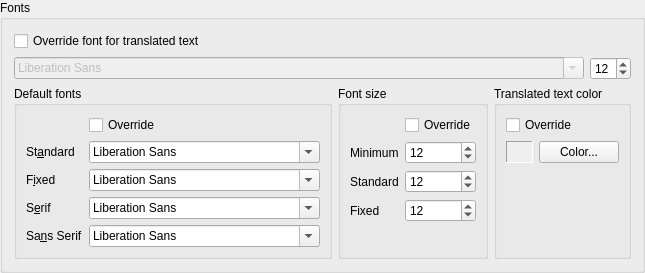
           <widget class="QGroupBox" name="groupBoxFonts">
            <property name="title">
             <string>Fonts</string>
            </property>
            <layout class="QVBoxLayout" name="verticalLayout_33">
             <item>
              <widget class="QCheckBox" name="checkTransFont">
               <property name="text">
                <string>Override font for translated text</string>
               </property>
              </widget>
             </item>
             <item>
              <layout class="QHBoxLayout" name="horizontalLayout_8">
               <item>
                <widget class="QFontComboBox" name="transFont">
                 <property name="enabled">
                  <bool>false</bool>
                 </property>
                 <property name="sizePolicy">
                  <sizepolicy hsizetype="Expanding" vsizetype="Fixed">
                   <horstretch>0</horstretch>
                   <verstretch>0</verstretch>
                  </sizepolicy>
                 </property>
                </widget>
               </item>
               <item>
                <widget class="QSpinBox" name="transFontSize">
                 <property name="minimum">
                  <number>4</number>
                 </property>
                 <property name="value">
                  <number>12</number>
                 </property>
                </widget>
               </item>
              </layout>
             </item>
             <item>
              <layout class="QHBoxLayout" name="horizontalLayout_15">
               <item>
                <widget class="QGroupBox" name="groupBox_3">
                 <property name="title">
                  <string>Default fonts</string>
                 </property>
                 <layout class="QFormLayout" name="formLayout_4">
                  <property name="fieldGrowthPolicy">
                   <enum>QFormLayout::FieldGrowthPolicy::ExpandingFieldsGrow</enum>
                  </property>
                  <item row="0" column="1">
                   <widget class="QCheckBox" name="checkStdFonts">
                    <property name="text">
                     <string>Override</string>
                    </property>
                   </widget>
                  </item>
                  <item row="1" column="0">
                   <widget class="QLabel" name="label_3">
                    <property name="text">
                     <string>St&amp;andard</string>
                    </property>
                    <property name="buddy">
                     <cstring>fontStandard</cstring>
                    </property>
                   </widget>
                  </item>
                  <item row="1" column="1">
                   <widget class="QFontComboBox" name="fontStandard"/>
                  </item>
                  <item row="2" column="0">
                   <widget class="QLabel" name="label_14">
                    <property name="text">
                     <string>F&amp;ixed</string>
                    </property>
                    <property name="buddy">
                     <cstring>fontFixed</cstring>
                    </property>
                   </widget>
                  </item>
                  <item row="2" column="1">
                   <widget class="QFontComboBox" name="fontFixed"/>
                  </item>
                  <item row="3" column="0">
                   <widget class="QLabel" name="label_15">
                    <property name="text">
                     <string>S&amp;erif</string>
                    </property>
                    <property name="buddy">
                     <cstring>fontSerif</cstring>
                    </property>
                   </widget>
                  </item>
                  <item row="3" column="1">
                   <widget class="QFontComboBox" name="fontSerif"/>
                  </item>
                  <item row="4" column="0">
                   <widget class="QLabel" name="label_16">
                    <property name="text">
                     <string>Sa&amp;ns Serif</string>
                    </property>
                    <property name="buddy">
                     <cstring>fontSansSerif</cstring>
                    </property>
                   </widget>
                  </item>
                  <item row="4" column="1">
                   <widget class="QFontComboBox" name="fontSansSerif"/>
                  </item>
                 </layout>
                 <zorder>fontSansSerif</zorder>
                 <zorder>fontSerif</zorder>
                 <zorder>fontStandard</zorder>
                 <zorder>label_16</zorder>
                 <zorder>label_3</zorder>
                 <zorder>label_14</zorder>
                 <zorder>fontFixed</zorder>
                 <zorder>label_15</zorder>
                 <zorder>checkStdFonts</zorder>
                </widget>
               </item>
               <item>
                <widget class="QGroupBox" name="groupBox_16">
                 <property name="title">
                  <string>Font size</string>
                 </property>
                 <layout class="QFormLayout" name="formLayout_2">
                  <item row="0" column="1">
                   <widget class="QCheckBox" name="checkFontSizeOverride">
                    <property name="text">
                     <string>Override</string>
                    </property>
                   </widget>
                  </item>
                  <item row="1" column="0">
                   <widget class="QLabel" name="label_8">
                    <property name="text">
                     <string>Minimum</string>
                    </property>
                    <property name="buddy">
                     <cstring>spinFontSizeMinimum</cstring>
                    </property>
                   </widget>
                  </item>
                  <item row="1" column="1">
                   <widget class="QSpinBox" name="spinFontSizeMinimum">
                    <property name="minimum">
                     <number>1</number>
                    </property>
                    <property name="maximum">
                     <number>999</number>
                    </property>
                    <property name="value">
                     <number>12</number>
                    </property>
                   </widget>
                  </item>
                  <item row="2" column="0">
                   <widget class="QLabel" name="label_9">
                    <property name="text">
                     <string>Standard</string>
                    </property>
                    <property name="buddy">
                     <cstring>spinFontSizeDefault</cstring>
                    </property>
                   </widget>
                  </item>
                  <item row="2" column="1">
                   <widget class="QSpinBox" name="spinFontSizeDefault">
                    <property name="minimum">
                     <number>1</number>
                    </property>
                    <property name="maximum">
                     <number>999</number>
                    </property>
                    <property name="value">
                     <number>12</number>
                    </property>
                   </widget>
                  </item>
                  <item row="3" column="0">
                   <widget class="QLabel" name="label_24">
                    <property name="text">
                     <string>Fixed</string>
                    </property>
                    <property name="buddy">
                     <cstring>spinFontSizeFixed</cstring>
                    </property>
                   </widget>
                  </item>
                  <item row="3" column="1">
                   <widget class="QSpinBox" name="spinFontSizeFixed">
                    <property name="value">
                     <number>12</number>
                    </property>
                   </widget>
                  </item>
                 </layout>
                </widget>
               </item>
               <item>
                <widget class="QGroupBox" name="groupBox_4">
                 <property name="title">
                  <string>Translated text color</string>
                 </property>
                 <layout class="QVBoxLayout" name="verticalLayout_10">
                  <item>
                   <widget class="QCheckBox" name="checkFontColorOverride">
                    <property name="text">
                     <string>Override</string>
                    </property>
                   </widget>
                  </item>
                  <item>
                   <layout class="QHBoxLayout" name="horizontalLayout_14">
                    <item>
                     <widget class="QFrame" name="frameFontColorOverride">
                      <property name="autoFillBackground">
                       <bool>true</bool>
                      </property>
                      <property name="frameShape">
                       <enum>QFrame::Shape::Panel</enum>
                      </property>
                      <property name="frameShadow">
                       <enum>QFrame::Shadow::Sunken</enum>
                      </property>
                     </widget>
                    </item>
                    <item>
                     <widget class="QPushButton" name="buttonFontColorOverride">
                      <property name="text">
                       <string>Color...</string>
                      </property>
                     </widget>
                    </item>
                   </layout>
                  </item>
                  <item>
                   <spacer name="verticalSpacer_10">
                    <property name="orientation">
                     <enum>Qt::Orientation::Vertical</enum>
                    </property>
                    <property name="sizeHint" stdset="0">
                     <size>
                      <width>20</width>
                      <height>70</height>
                     </size>
                    </property>
                   </spacer>
                  </item>
                 </layout>
                </widget>
               </item>
              </layout>
             </item>
            </layout>
           </widget>
